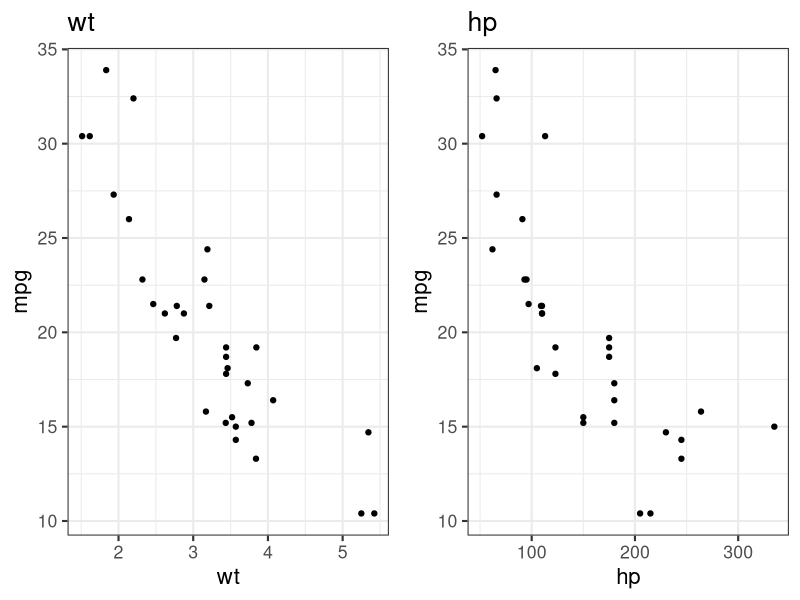

Source code (R):
library(ggplot2)
library(cowplot)

t1 <- theme_bw(base_size = 16)
t2 <- t1 + theme(legend.position = "bottom")
make <- function(d, xv) ggplot(d, aes(.data[[xv]], mpg)) + geom_point() + labs(title = xv) + t2
p1 <- make(mtcars, "wt")
p2 <- make(mtcars, "hp")
fig <- plot_grid(p1, p2, ncol = 2)
ggsave("figure.png", fig, width = 10, height = 4)
